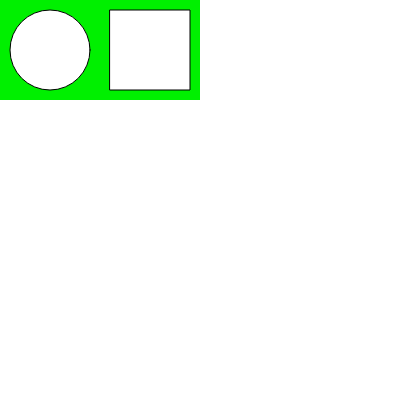
Frame 1 (no input)
Frame 60 (no input): identical to frame 1, image omitted
Frame 120 (the mouse pressed at the canvas centre since frame 60): identical to frame 1, image omitted

The p5.js sketch that drew this single still picture (run headless with seeded random() and noise() and a simulated clock; from frame 60 on, the mouse is pressed at the canvas centre):

// p5.js sketch
// ── sketch.js
function setup() {
  createCanvas(400, 400);
}

function draw() {
  background(500);

  noStroke();
  fill(0, 240, 0);
  rect(0, 0, 200, 100);

  stroke(0, 0, 0);
  fill(500, 500, 500);
  circle(50, 50, 80, 80);
  
  fill(500, 500, 500);
  square(110, 10, 80);
}
